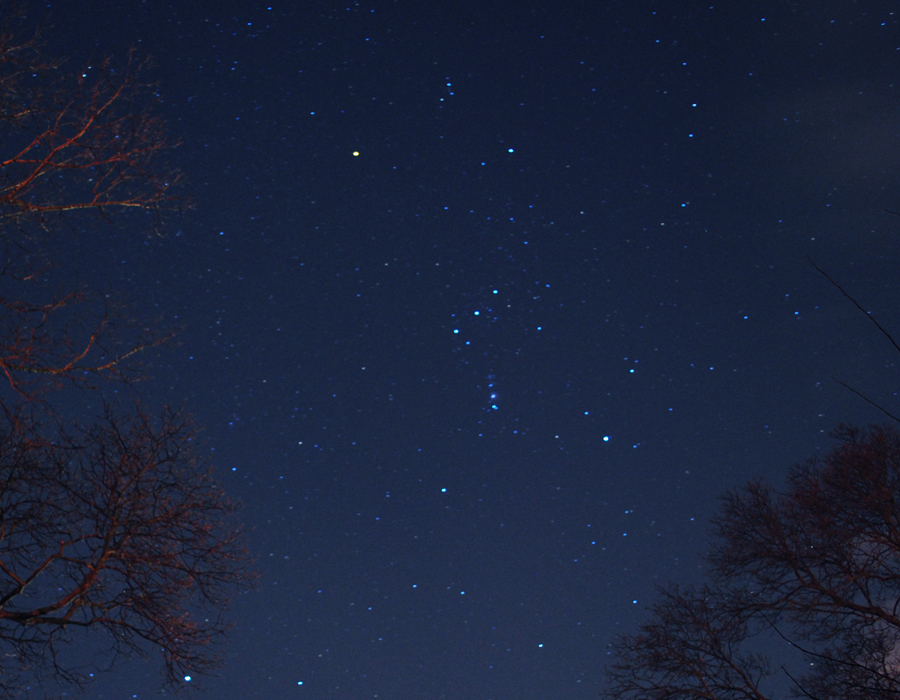
#> input picture orion2.jpg, 900 x 700 px
$ python starextract.py   (Python 2 division)
#> lines starting #> are read from the running program, lines starting #| are printed output that depends on the picture; after the words box and inside, x2 and y2 are one past the last pixel; in counts of white or black regions, pixels touching at a corner belong together
# starextract.py
# For extraction of stars from sky image
# Files needed :
# (1) image of sky
# File output :
# (1) deteceted.star pixels coordinates of stars extracted
# Author : Mohammed Ajmal


import cv2
import numpy as np
from matplotlib import pyplot as plt
from skimage.feature import blob_log

skyfile = 'orion2.jpg'
img = cv2.imread(skyfile,cv2.IMREAD_GRAYSCALE)
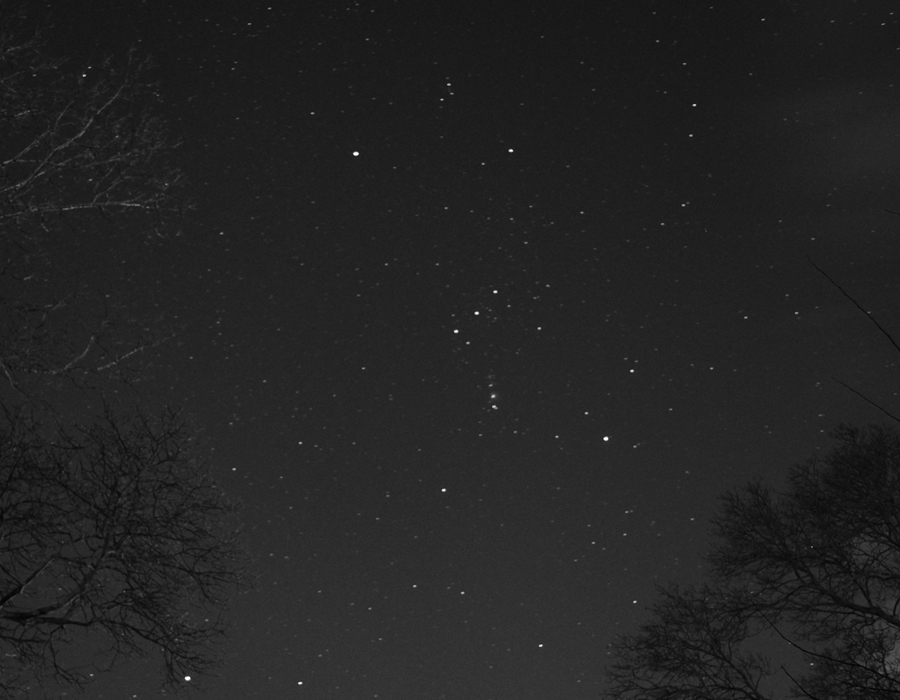
#> img: shape (700, 900); min 3, max 255, mean 35.3
f = np.fft.fft2(img)
fshift = np.fft.fftshift(f)

# for visualization purposes
magnitude_spectrum = 20*np.log(np.abs(fshift))
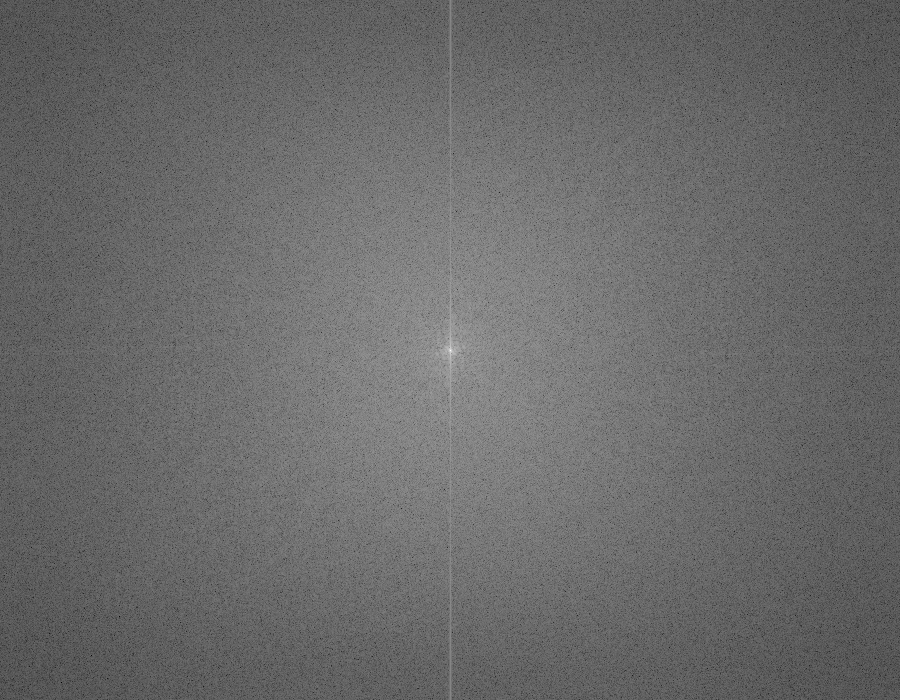
#> magnitude_spectrum: shape (700, 900) float64; min 8.35, max 338.4, mean 146.1; drawn with min black and max white


rows, cols = img.shape
#> rows = 700; cols = 900
crow,ccol = rows/2 , cols/2
#> crow = 350; ccol = 450

hpfmasksize = 30
fshift[crow-hpfmasksize:crow+hpfmasksize, ccol-hpfmasksize:ccol+hpfmasksize] = 0
f_ishift = np.fft.ifftshift(fshift)
img_back = np.fft.ifft2(f_ishift)
img_back = np.abs(img_back)
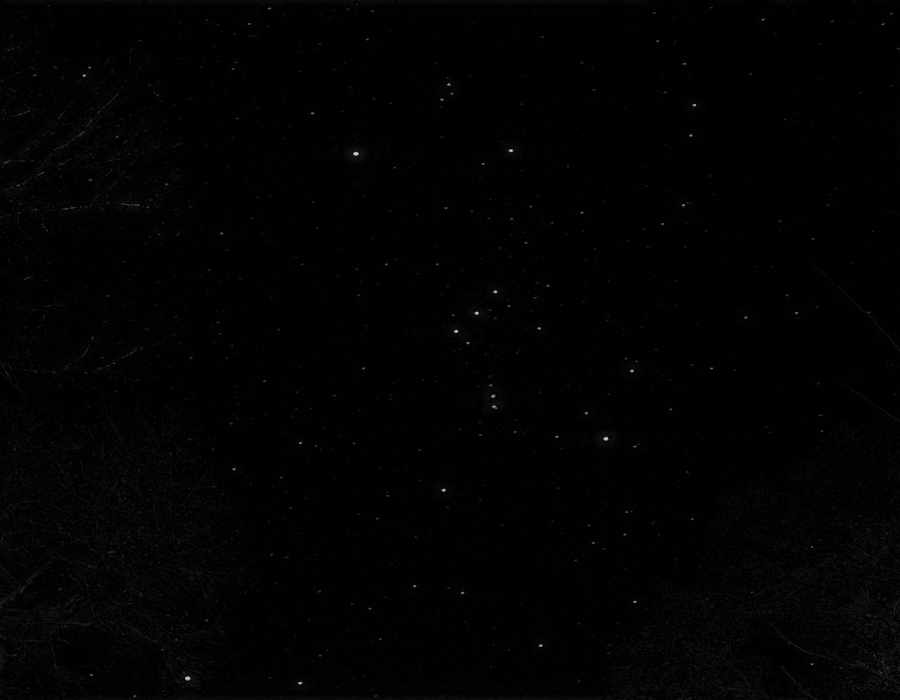
#> img_back: shape (700, 900) float64; min 0.00176, max 206.4, mean 2.6


# To Plot histogram of the image to know intensity distribution
# hist = cv2.calcHist([img], [0], None, [256], [0,256]);
# x_ = np.array(xrange(0,256));

# plt.plot(x_, hist, 'ro')
# plt.axis([0,256,0,500])
# plt.show()


# Filter out pixels which is less than a given intensity value and convert the resulting image to binary

# Losing the star intensity measure. -> Could be useful for an algo upgrade later

# Adaptive -> when the number of stars become too much , it makes sense to raise the cutoff to decrease
# the nunmber of stars detected.

icutoff = 100.0
ifinal_high = 190.0
ifinal_low = 0.0

for p in xrange(0,rows):
	for q in xrange(0,cols):
		if  (img_back[p][q] >= icutoff):
			img_back[p][q] = ifinal_high
		else:
			img_back[p][q] = ifinal_low
#> img_back: shape (700, 900) float64; values 0 (black) and 190 (white), 0.03% white in thin lines or dots, all inside (x1, y1, x2, y2) = (83, 8, 812, 684)


img_back = cv2.convertScaleAbs(img_back)


# plt.imshow(magnitude_spectrum, cmap = 'gray')
# plt.show()


# Perform OpenCV built in blob detection to filter out the star coordinates.


blobs = blob_log(img_back, max_sigma=30, num_sigma=10, threshold=.2) # tweak threshold to filter out stars of smaller size
#> blobs = 40 rows, first 8: [313, 476, 1], [331, 456, 1], [150, 511, 1], [105, 694, 1], [292, 495, 1], [396, 493, 1], [490, 443, 1], [646, 540, 1]


cv2.imwrite(skyfile[:-4]+'fourier.jpg', img_back)

# For plotting the detected blobs

fig, ax = plt.subplots(1)
ax.set_aspect('equal')
ax.imshow(img_back, cmap = 'gray')

for blob in blobs:
	y,x,r = blob
	c = plt.Circle((x, y), r, color='red', linewidth=2, fill=False)
	ax.add_artist(c)
#> this loop made 40 passes
#> (blob, y, x) on passes 1 to 12: ([313, 476, 1], 313, 476), ([331, 456, 1], 331, 456), ([150, 511, 1], 150, 511), ([105, 694, 1], 105, 694), ([292, 495, 1], 292, 495), ([396, 493, 1], 396, 493), ([490, 443, 1], 490, 443), ([646, 540, 1], 646, 540), ([682, 300, 1], 682, 300), ([406, 494, 1], 406, 494), ([678, 186, 1], 678, 186), ([678, 188, 1], 678, 188)

plt.imshow(img_back, cmap = 'gray')
plt.show()
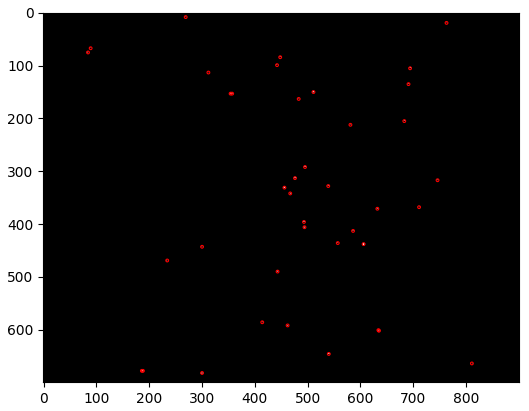
#> figure drawn by matplotlib, 1 panel

with open('detected.star' ,"w") as fStarOut:
	for blob in blobs:
		y,x,r = blob
		fStarOut.write("{},{}\n".format(int(x),int(y)))

$ run again, with orion1.jpg copied over orion2.jpg
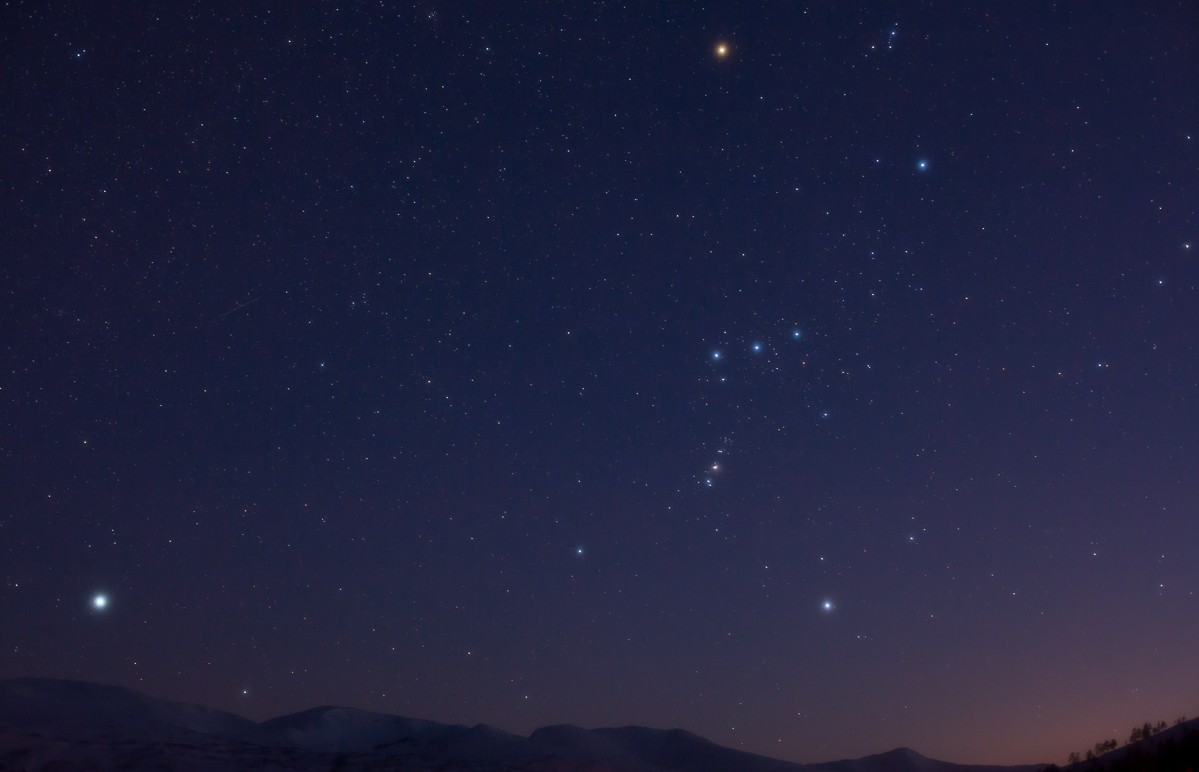
#> input picture orion1.jpg, 1199 x 772 px
#> `magnitude_spectrum = 20*np.log(np.abs(fshift))`:
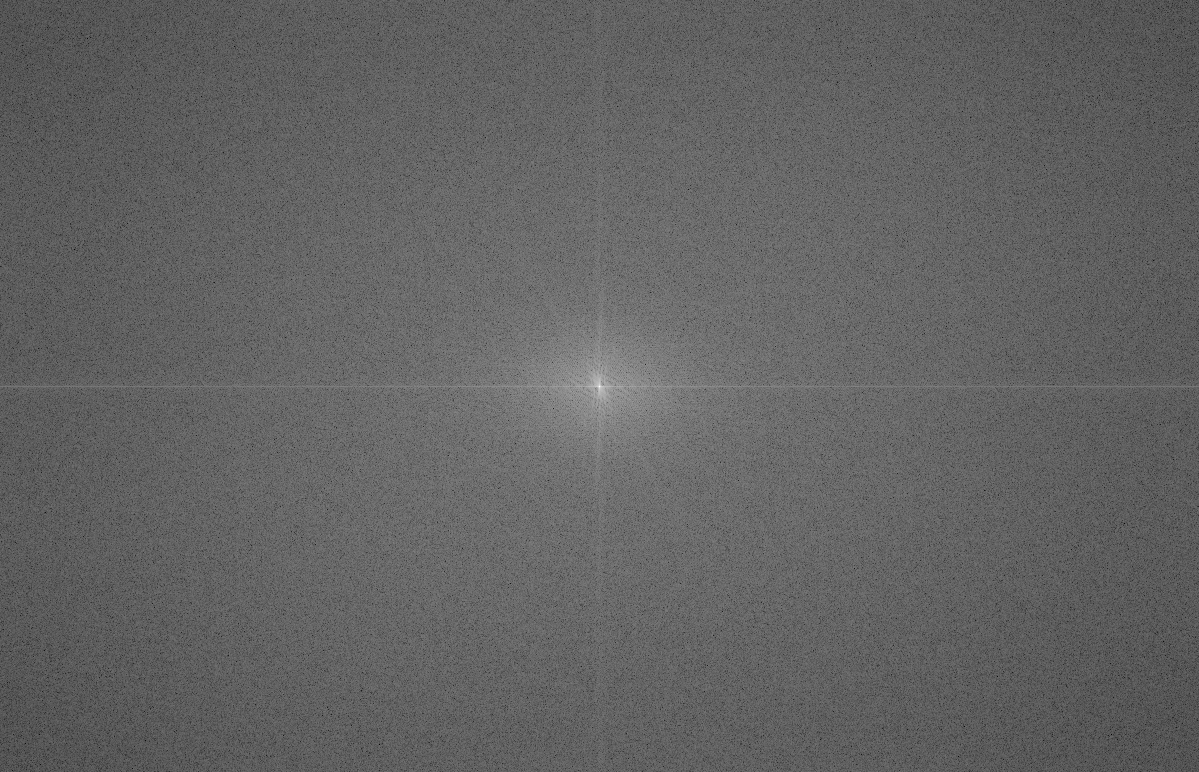
#> magnitude_spectrum: shape (772, 1199) float64; min 29.02, max 346.8, mean 152.6; drawn with min black and max white
#> blobs = 148 rows, first 8: [347, 756, 1], [355, 716, 1], [605, 827, 1], [165, 922, 1], [246, 1187, 1], [467, 715, 1], [33, 893, 1], [47, 873, 1]
#> the loop `for blob in blobs:` made 148 passes
#> (blob, y, x) on passes 1 to 8: ([347, 756, 1], 347, 756), ([355, 716, 1], 355, 716), ([605, 827, 1], 605, 827), ([165, 922, 1], 165, 922), ([246, 1187, 1], 246, 1187), ([467, 715, 1], 467, 715), ([33, 893, 1], 33, 893), ([47, 873, 1], 47, 873)
#> `plt.show()`:
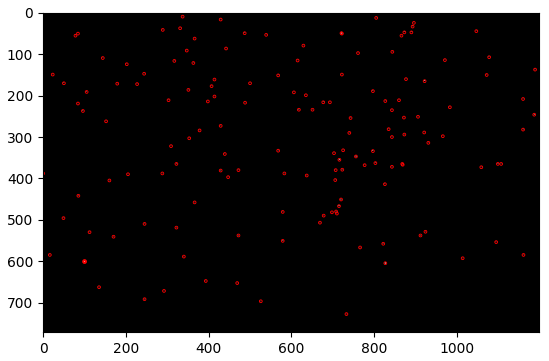
#> figure drawn by matplotlib, 1 panel
